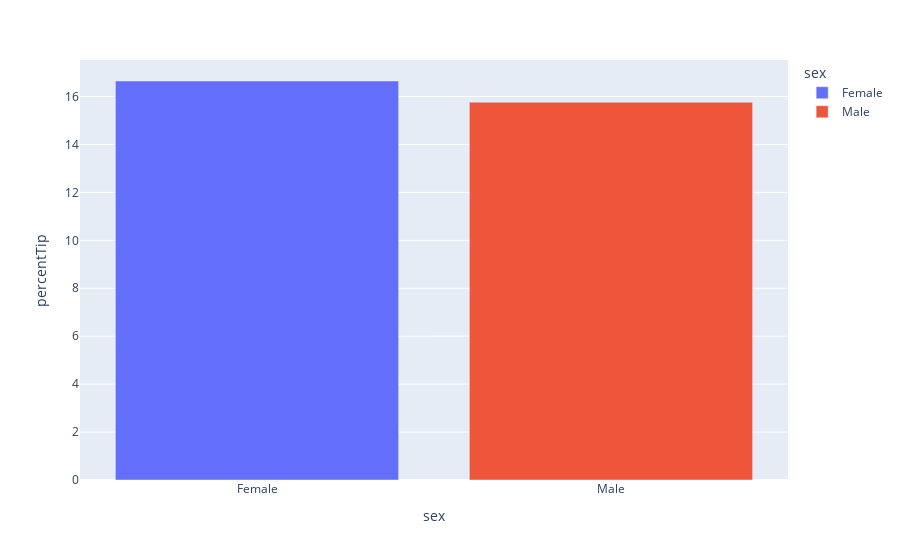

Notebook code cell kept with this figure:
### Code cell
data2 = df.copy(deep=True)
data2 = data2.groupby('sex', as_index=False)['percentTip'].mean()
fig = px.bar(data_frame = data2, x="sex", y="percentTip", color= "sex")
fig.show()

### Figure 1 — Plotly figure (JSON) as saved in the notebook; plotly's stock layout.template omitted (floating-point values rounded to 4 significant figures)
{"data": [{"alignmentgroup": "True", "hovertemplate": "sex=%{x}<br>percentTip=%{y}<extra></extra>", "legendgroup": "Female", "marker": {"color": "#636efa", "pattern": {"shape": ""}}, "name": "Female", "offsetgroup": "Female", "orientation": "v", "showlegend": true, "textposition": "auto", "type": "bar", "x": ["Female"], "xaxis": "x", "y": [16.65], "yaxis": "y"}, {"alignmentgroup": "True", "hovertemplate": "sex=%{x}<br>percentTip=%{y}<extra></extra>", "legendgroup": "Male", "marker": {"color": "#EF553B", "pattern": {"shape": ""}}, "name": "Male", "offsetgroup": "Male", "orientation": "v", "showlegend": true, "textposition": "auto", "type": "bar", "x": ["Male"], "xaxis": "x", "y": [15.77], "yaxis": "y"}], "layout": {"barmode": "relative", "legend": {"title": {"text": "sex"}, "tracegroupgap": 0}, "margin": {"t": 60}, "xaxis": {"anchor": "y", "categoryarray": ["Female", "Male"], "categoryorder": "array", "domain": [0, 1], "title": {"text": "sex"}}, "yaxis": {"anchor": "x", "domain": [0, 1], "title": {"text": "percentTip"}}}}
